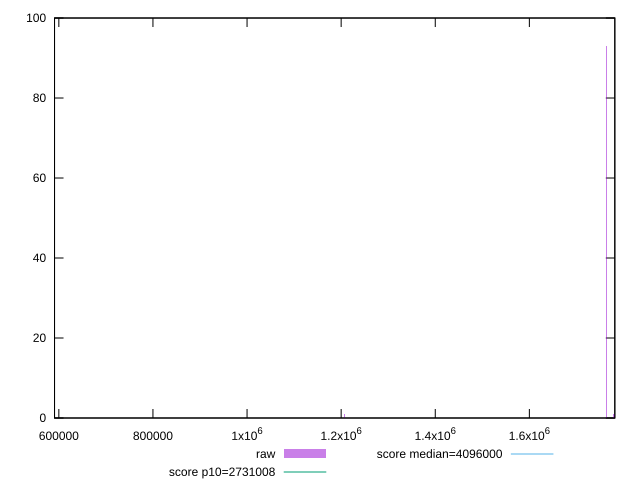

Write gnuplot code to recreate this figure.
reset

$raw <<EOF
1782504.8196034334 1
1395084.7543186746 1
1778779.6266680032 1
1780642.2231357181 1
1763878.8549262816 93
1771329.2407971423 1
1206962.5110794408 1
590443.0802657141 1
EOF

set key outside below
set boxwidth 1862.5964677151865
set xrange [590842:1781621]
set yrange [0:100]
set trange [0:100]
set style fill transparent solid 0.5 noborder

set parametric
set terminal svg size 640, 490 enhanced background rgb 'white'
set output "report/report_00029_2021-02-24T13-36-40.390Z/total-byte-weight/samples/music/raw/histogram.svg"

plot $raw title "raw" with boxes, \
     2731008,t title "score p10=2731008", \
     4096000,t title "score median=4096000"

reset
